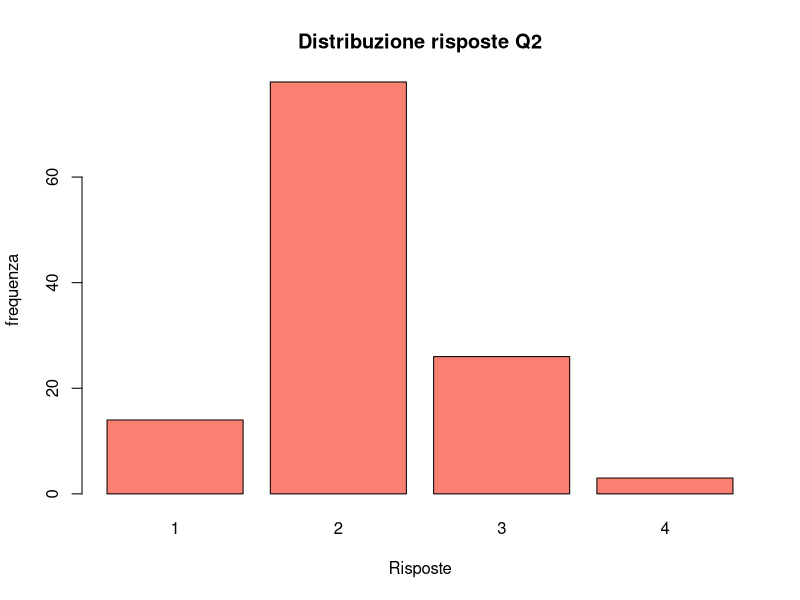

Reproduce this figure in R.
## ---- chunk 1
dm=read.csv2("MockupPostQ.csv")

dm$Q7=factor(dm$Q7, levels=c("A","B","C","D","E"),ordered=FALSE)

#dm
## ---- chunk 2
contingenza=table(dm$Q3,dm$Q4)
contingenza
## ---- chunk 3
chisq.test(contingenza)
## ---- chunk 4
barplot(height = table(dm$Q2),
        main="Distribuzione risposte Q2",
        col="salmon",
        xlab = "Risposte",
        ylab = "frequenza")
